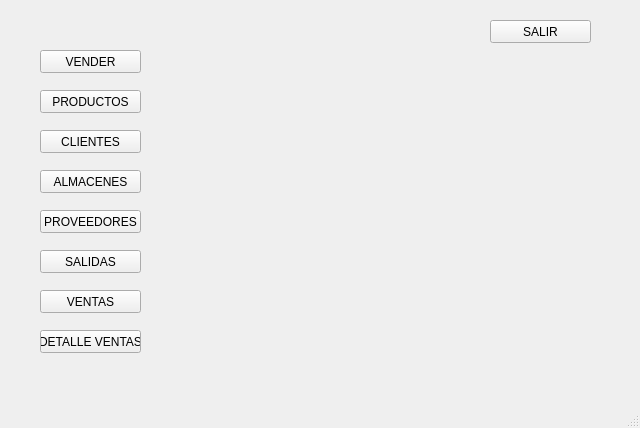
<?xml version="1.0" encoding="UTF-8"?>
<ui version="4.0">
 <class>MainWindow</class>
 <widget class="QMainWindow" name="MainWindow">
  <property name="geometry">
   <rect>
    <x>0</x>
    <y>0</y>
    <width>640</width>
    <height>428</height>
   </rect>
  </property>
  <property name="windowTitle">
   <string>MainWindow</string>
  </property>
  <widget class="QWidget" name="centralwidget">
   <widget class="QPushButton" name="btnProductos">
    <property name="geometry">
     <rect>
      <x>40</x>
      <y>90</y>
      <width>101</width>
      <height>23</height>
     </rect>
    </property>
    <property name="text">
     <string>PRODUCTOS</string>
    </property>
   </widget>
   <widget class="QPushButton" name="btnVender">
    <property name="geometry">
     <rect>
      <x>40</x>
      <y>50</y>
      <width>101</width>
      <height>23</height>
     </rect>
    </property>
    <property name="text">
     <string>VENDER</string>
    </property>
   </widget>
   <widget class="QPushButton" name="btnClientes">
    <property name="geometry">
     <rect>
      <x>40</x>
      <y>130</y>
      <width>101</width>
      <height>23</height>
     </rect>
    </property>
    <property name="text">
     <string>CLIENTES</string>
    </property>
   </widget>
   <widget class="QPushButton" name="btnAlmacenes">
    <property name="geometry">
     <rect>
      <x>40</x>
      <y>170</y>
      <width>101</width>
      <height>23</height>
     </rect>
    </property>
    <property name="text">
     <string>ALMACENES</string>
    </property>
   </widget>
   <widget class="QPushButton" name="btnProveedores">
    <property name="geometry">
     <rect>
      <x>40</x>
      <y>210</y>
      <width>101</width>
      <height>23</height>
     </rect>
    </property>
    <property name="text">
     <string>PROVEEDORES</string>
    </property>
   </widget>
   <widget class="QPushButton" name="btnSalidas">
    <property name="geometry">
     <rect>
      <x>40</x>
      <y>250</y>
      <width>101</width>
      <height>23</height>
     </rect>
    </property>
    <property name="text">
     <string>SALIDAS</string>
    </property>
   </widget>
   <widget class="QPushButton" name="btnVentas">
    <property name="geometry">
     <rect>
      <x>40</x>
      <y>290</y>
      <width>101</width>
      <height>23</height>
     </rect>
    </property>
    <property name="text">
     <string>VENTAS</string>
    </property>
   </widget>
   <widget class="QPushButton" name="btnDetalleVentas">
    <property name="geometry">
     <rect>
      <x>40</x>
      <y>330</y>
      <width>101</width>
      <height>23</height>
     </rect>
    </property>
    <property name="text">
     <string>DETALLE VENTAS</string>
    </property>
   </widget>
   <widget class="QPushButton" name="btnSalir">
    <property name="geometry">
     <rect>
      <x>490</x>
      <y>20</y>
      <width>101</width>
      <height>23</height>
     </rect>
    </property>
    <property name="text">
     <string>SALIR</string>
    </property>
   </widget>
  </widget>
  <widget class="QMenuBar" name="menubar">
   <property name="geometry">
    <rect>
     <x>0</x>
     <y>0</y>
     <width>640</width>
     <height>21</height>
    </rect>
   </property>
  </widget>
  <widget class="QStatusBar" name="statusbar"/>
 </widget>
 <resources/>
 <connections/>
</ui>
